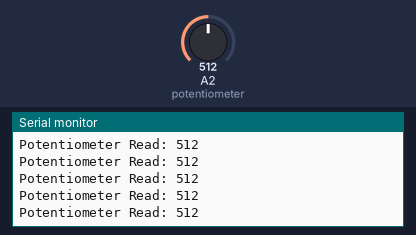
The sketch below on a simulated Arduino Uno, built with avr-gcc and run on an emulated ATmega328P. Shown: the last lines printed to the serial monitor. Inputs (shaded band) come from the test bench; at power-on: A2 (potentiometer) = 512.

Above: at 1.2 s.
1.3 s: A2 (potentiometer) set to 107
At 2.0 s:
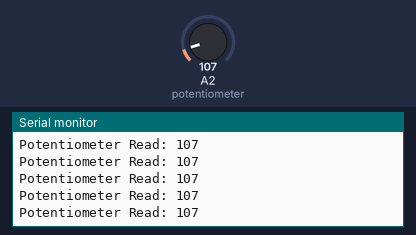
4.3 s: A2 (potentiometer) set to 91
At 5.3 s:
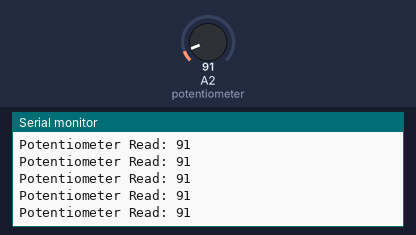
7.3 s: A2 (potentiometer) set to 11
At 8.1 s:
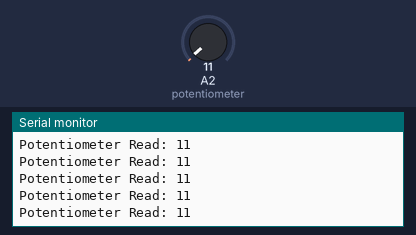
10.3 s: A2 (potentiometer) set to 8
At 10.9 s:
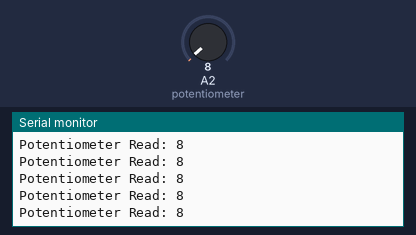
17.8 s: A2 (potentiometer) set to 985
At 18.4 s:
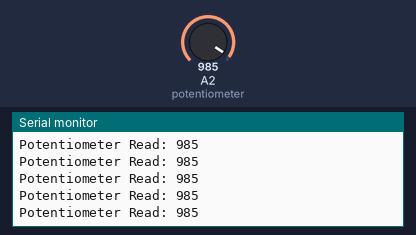
20.8 s: A2 (potentiometer) set to 1015
At 21.5 s:
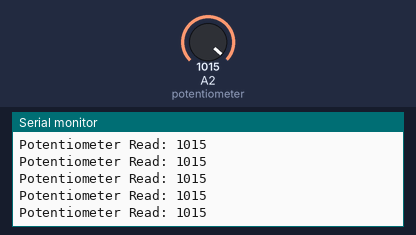
Timing chart, 0 to 23.3 s (numbered marks = the images above; inputs shaded):
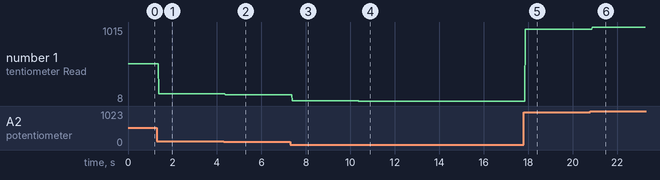

Measured:
- after the input at 1.3 s, the serial monitor: prints a new line after 0.08 s (image 1)
- after the input at 4.3 s, the serial monitor: prints a new line after 0.07 s (image 2)
- after the input at 7.3 s, the serial monitor: prints a new line after 0.09 s (image 3)
- after the input at 10.3 s, the serial monitor: prints a new line after 0.08 s (image 4)
- after the input at 17.8 s, the serial monitor: prints a new line after 0.07 s (image 5)
- after the input at 20.8 s, the serial monitor: prints a new line after 0.09 s (image 6)
- plotted number 1: 512 → 107 after the input at 1.3 s, 107 → 91 after the input at 4.3 s, 91 → 11 after the input at 7.3 s, 11 → 8 after the input at 10.3 s, 8 → 985 after the input at 17.8 s

The sketch:

ADC_Potentiometer.ino
```cpp
//start with specify pin and value. This is a good practice to do.
//When we want to change the pin, can just change it from the up here

int potentiometer = 2;  // we are using pin A2
int potentiometerVal = 0;    // we initialize the value of integer to 0

void setup() {

  Serial.begin(9600); //seting up the serial

}

void loop() {
  String titlepotentiometer = "Potentiometer Read: "; // to make the reading easy to read
  potentiometerVal = analogRead(potentiometer); // read the analog pin, and store value in to intVal
  Serial.println(titlepotentiometer + potentiometerVal); //debug value so we can see in realtime.

}
```
